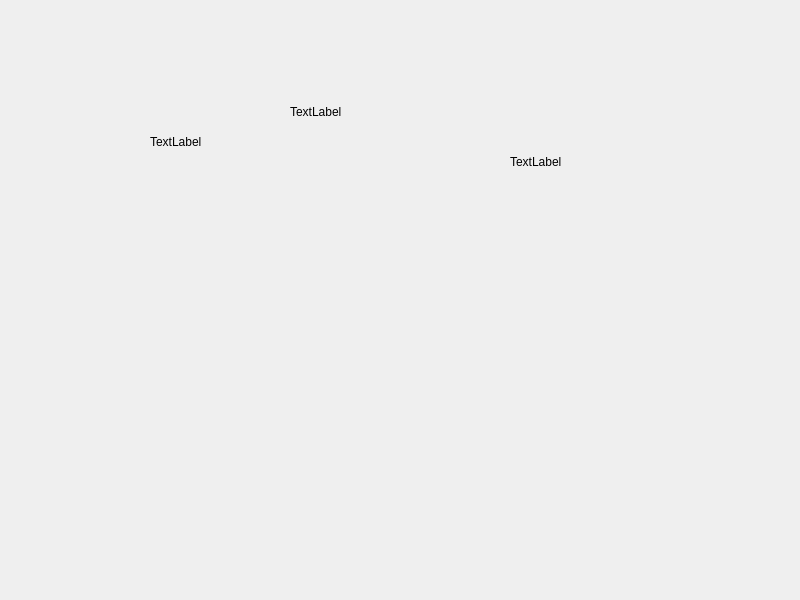
<?xml version="1.0" encoding="UTF-8"?>
<ui version="4.0">
 <class>Widget</class>
 <widget class="QWidget" name="Widget">
  <property name="geometry">
   <rect>
    <x>0</x>
    <y>0</y>
    <width>800</width>
    <height>600</height>
   </rect>
  </property>
  <property name="minimumSize">
   <size>
    <width>222</width>
    <height>202</height>
   </size>
  </property>
  <property name="windowTitle">
   <string>Widget</string>
  </property>
  <widget class="QLabel" name="l_day">
   <property name="geometry">
    <rect>
     <x>150</x>
     <y>130</y>
     <width>68</width>
     <height>23</height>
    </rect>
   </property>
   <property name="text">
    <string>TextLabel</string>
   </property>
  </widget>
  <widget class="QLabel" name="l_week">
   <property name="geometry">
    <rect>
     <x>290</x>
     <y>100</y>
     <width>68</width>
     <height>23</height>
    </rect>
   </property>
   <property name="text">
    <string>TextLabel</string>
   </property>
  </widget>
  <widget class="QLabel" name="l_time">
   <property name="geometry">
    <rect>
     <x>510</x>
     <y>150</y>
     <width>68</width>
     <height>23</height>
    </rect>
   </property>
   <property name="text">
    <string>TextLabel</string>
   </property>
  </widget>
  <widget class="QWidget" name="wid1" native="true">
   <property name="geometry">
    <rect>
     <x>150</x>
     <y>320</y>
     <width>120</width>
     <height>80</height>
    </rect>
   </property>
  </widget>
  <widget class="QWidget" name="wid2" native="true">
   <property name="geometry">
    <rect>
     <x>170</x>
     <y>440</y>
     <width>120</width>
     <height>80</height>
    </rect>
   </property>
  </widget>
 </widget>
 <resources/>
 <connections/>
</ui>
